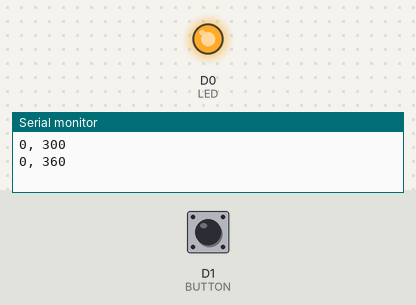
Simulated run of this sketch. Board: ESP8266 (NodeMCU). Parts: output pins drawn as LEDs (lit = HIGH), the last lines printed to the serial monitor. Inputs (shaded band) come from the test bench; at power-on: D1 (BUTTON) LOW.

Above: at 1.28 s.
2.0 s: D1 (BUTTON) pulled HIGH for 3.2 s
At 11.8 s:
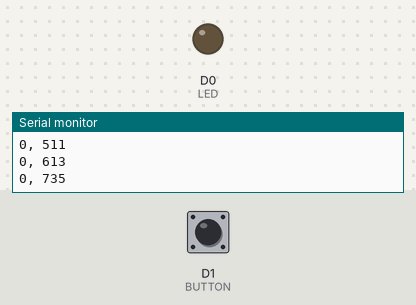
Timing chart, 0 to 12.7 s (numbered marks = the images above; inputs shaded):
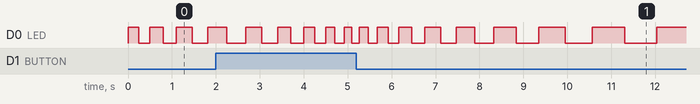

The sketch:

quentorres_blink.ino
```cpp
int buttonState;

int LED = D0;
int BUTTON = D1;
float changeFactor = 1.2;

void setup() {
  pinMode(LED, OUTPUT);
  pinMode(BUTTON, INPUT);
  Serial.begin(115200);
}

void loop() {

  int duration = 250;
  int buttonState = digitalRead(BUTTON);

  while (duration > 10 && duration < 1000) {

    digitalWriteFast(LED, HIGH);
    delay(duration);

    digitalWriteFast(LED, LOW);
    delay(duration);

    int buttonState = digitalRead(BUTTON);

    if (buttonState) {
      duration /= changeFactor;
    } else {
      duration *= changeFactor;
    }

    Serial.print(buttonState);
    Serial.print(", ");
    Serial.println(duration);
  }
}
```
